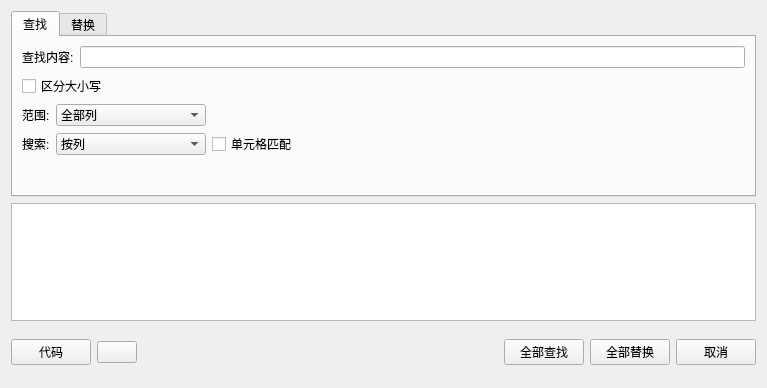
<?xml version="1.0" encoding="UTF-8"?>
<ui version="4.0">
 <class>Form</class>
 <widget class="QWidget" name="Form">
  <property name="geometry">
   <rect>
    <x>0</x>
    <y>0</y>
    <width>767</width>
    <height>388</height>
   </rect>
  </property>
  <property name="maximumSize">
   <size>
    <width>767</width>
    <height>16777215</height>
   </size>
  </property>
  <property name="windowTitle">
   <string>数据-查找和替换</string>
  </property>
  <layout class="QVBoxLayout" name="verticalLayout_13">
   <item>
    <widget class="QTabWidget" name="tabWidget">
     <property name="currentIndex">
      <number>0</number>
     </property>
     <widget class="QWidget" name="tab_3">
      <attribute name="title">
       <string>查找</string>
      </attribute>
      <layout class="QVBoxLayout" name="verticalLayout">
       <item>
        <layout class="QHBoxLayout" name="horizontalLayout_12">
         <item>
          <widget class="QLabel" name="label_3">
           <property name="text">
            <string>查找内容:</string>
           </property>
          </widget>
         </item>
         <item>
          <widget class="QLineEdit" name="lineEdit_find">
           <property name="minimumSize">
            <size>
             <width>150</width>
             <height>0</height>
            </size>
           </property>
          </widget>
         </item>
        </layout>
       </item>
       <item>
        <layout class="QHBoxLayout" name="horizontalLayout_13">
         <item>
          <widget class="QCheckBox" name="checkBox_find_case">
           <property name="text">
            <string>区分大小写</string>
           </property>
          </widget>
         </item>
         <item>
          <spacer name="horizontalSpacer_10">
           <property name="orientation">
            <enum>Qt::Horizontal</enum>
           </property>
           <property name="sizeHint" stdset="0">
            <size>
             <width>40</width>
             <height>20</height>
            </size>
           </property>
          </spacer>
         </item>
        </layout>
       </item>
       <item>
        <layout class="QHBoxLayout" name="horizontalLayout_11">
         <item>
          <widget class="QLabel" name="label_10">
           <property name="text">
            <string>范围:</string>
           </property>
          </widget>
         </item>
         <item>
          <widget class="QComboBox" name="comboBox_find_columns">
           <property name="minimumSize">
            <size>
             <width>150</width>
             <height>0</height>
            </size>
           </property>
           <item>
            <property name="text">
             <string>全部列</string>
            </property>
           </item>
          </widget>
         </item>
         <item>
          <spacer name="horizontalSpacer_9">
           <property name="orientation">
            <enum>Qt::Horizontal</enum>
           </property>
           <property name="sizeHint" stdset="0">
            <size>
             <width>40</width>
             <height>20</height>
            </size>
           </property>
          </spacer>
         </item>
        </layout>
       </item>
       <item>
        <layout class="QHBoxLayout" name="horizontalLayout_10">
         <item>
          <widget class="QLabel" name="label_9">
           <property name="text">
            <string>搜索:</string>
           </property>
          </widget>
         </item>
         <item>
          <widget class="QComboBox" name="comboBox_find_search">
           <property name="minimumSize">
            <size>
             <width>150</width>
             <height>0</height>
            </size>
           </property>
           <item>
            <property name="text">
             <string>按列</string>
            </property>
           </item>
           <item>
            <property name="text">
             <string>按行</string>
            </property>
           </item>
          </widget>
         </item>
         <item>
          <widget class="QCheckBox" name="checkBox_find_cell">
           <property name="text">
            <string>单元格匹配</string>
           </property>
          </widget>
         </item>
         <item>
          <spacer name="horizontalSpacer_7">
           <property name="orientation">
            <enum>Qt::Horizontal</enum>
           </property>
           <property name="sizeHint" stdset="0">
            <size>
             <width>40</width>
             <height>20</height>
            </size>
           </property>
          </spacer>
         </item>
        </layout>
       </item>
       <item>
        <spacer name="verticalSpacer">
         <property name="orientation">
          <enum>Qt::Vertical</enum>
         </property>
         <property name="sizeHint" stdset="0">
          <size>
           <width>20</width>
           <height>40</height>
          </size>
         </property>
        </spacer>
       </item>
      </layout>
     </widget>
     <widget class="QWidget" name="tab_2">
      <attribute name="title">
       <string>替换</string>
      </attribute>
      <layout class="QVBoxLayout" name="verticalLayout_6">
       <item>
        <layout class="QHBoxLayout" name="horizontalLayout_4">
         <item>
          <widget class="QLabel" name="label_2">
           <property name="text">
            <string>查找内容:</string>
           </property>
          </widget>
         </item>
         <item>
          <widget class="QLineEdit" name="lineEdit_replace_find">
           <property name="minimumSize">
            <size>
             <width>150</width>
             <height>0</height>
            </size>
           </property>
          </widget>
         </item>
        </layout>
       </item>
       <item>
        <layout class="QHBoxLayout" name="horizontalLayout_5">
         <item>
          <widget class="QLabel" name="label_5">
           <property name="text">
            <string>替换为:  </string>
           </property>
          </widget>
         </item>
         <item>
          <widget class="QLineEdit" name="lineEdit_replace">
           <property name="minimumSize">
            <size>
             <width>150</width>
             <height>0</height>
            </size>
           </property>
          </widget>
         </item>
        </layout>
       </item>
       <item>
        <layout class="QHBoxLayout" name="horizontalLayout_9">
         <item>
          <widget class="QCheckBox" name="checkBox_replace_case">
           <property name="text">
            <string>区分大小写</string>
           </property>
          </widget>
         </item>
         <item>
          <spacer name="horizontalSpacer_8">
           <property name="orientation">
            <enum>Qt::Horizontal</enum>
           </property>
           <property name="sizeHint" stdset="0">
            <size>
             <width>40</width>
             <height>20</height>
            </size>
           </property>
          </spacer>
         </item>
        </layout>
       </item>
       <item>
        <layout class="QHBoxLayout" name="horizontalLayout_6">
         <item>
          <widget class="QLabel" name="label_6">
           <property name="text">
            <string>范围:</string>
           </property>
          </widget>
         </item>
         <item>
          <widget class="QComboBox" name="comboBox_replace_columns">
           <property name="minimumSize">
            <size>
             <width>150</width>
             <height>0</height>
            </size>
           </property>
           <item>
            <property name="text">
             <string>全部列</string>
            </property>
           </item>
          </widget>
         </item>
         <item>
          <spacer name="horizontalSpacer_5">
           <property name="orientation">
            <enum>Qt::Horizontal</enum>
           </property>
           <property name="sizeHint" stdset="0">
            <size>
             <width>40</width>
             <height>20</height>
            </size>
           </property>
          </spacer>
         </item>
        </layout>
       </item>
       <item>
        <layout class="QHBoxLayout" name="horizontalLayout_7">
         <item>
          <widget class="QLabel" name="label_7">
           <property name="text">
            <string>搜索:</string>
           </property>
          </widget>
         </item>
         <item>
          <widget class="QComboBox" name="comboBox_replace_search">
           <property name="minimumSize">
            <size>
             <width>150</width>
             <height>0</height>
            </size>
           </property>
           <item>
            <property name="text">
             <string>按列</string>
            </property>
           </item>
           <item>
            <property name="text">
             <string>按行</string>
            </property>
           </item>
          </widget>
         </item>
         <item>
          <widget class="QCheckBox" name="checkBox_replace_cell">
           <property name="text">
            <string>单元格匹配</string>
           </property>
          </widget>
         </item>
         <item>
          <spacer name="horizontalSpacer_6">
           <property name="orientation">
            <enum>Qt::Horizontal</enum>
           </property>
           <property name="sizeHint" stdset="0">
            <size>
             <width>40</width>
             <height>20</height>
            </size>
           </property>
          </spacer>
         </item>
        </layout>
       </item>
       <item>
        <spacer name="verticalSpacer_2">
         <property name="orientation">
          <enum>Qt::Vertical</enum>
         </property>
         <property name="sizeHint" stdset="0">
          <size>
           <width>20</width>
           <height>40</height>
          </size>
         </property>
        </spacer>
       </item>
      </layout>
     </widget>
    </widget>
   </item>
   <item>
    <widget class="QTableWidget" name="tableWidget_dataset"/>
   </item>
   <item>
    <widget class="QWidget" name="widget_3" native="true">
     <property name="minimumSize">
      <size>
       <width>0</width>
       <height>50</height>
      </size>
     </property>
     <property name="maximumSize">
      <size>
       <width>16777215</width>
       <height>50</height>
      </size>
     </property>
     <layout class="QVBoxLayout" name="verticalLayout_5">
      <property name="leftMargin">
       <number>0</number>
      </property>
      <property name="topMargin">
       <number>0</number>
      </property>
      <property name="rightMargin">
       <number>0</number>
      </property>
      <property name="bottomMargin">
       <number>0</number>
      </property>
      <item>
       <layout class="QHBoxLayout" name="horizontalLayout_3">
        <item>
         <widget class="QPushButton" name="pushButton_code">
          <property name="text">
           <string>代码</string>
          </property>
         </widget>
        </item>
        <item>
         <widget class="QPushButton" name="pushButton_help">
          <property name="text">
           <string/>
          </property>
          <property name="icon">
           <iconset resource="../pyqtsource.qrc">
            <normaloff>:/pyqt/source/images/lc_helpindex.png</normaloff>:/pyqt/source/images/lc_helpindex.png</iconset>
          </property>
         </widget>
        </item>
        <item>
         <spacer name="horizontalSpacer">
          <property name="orientation">
           <enum>Qt::Horizontal</enum>
          </property>
          <property name="sizeHint" stdset="0">
           <size>
            <width>40</width>
            <height>20</height>
           </size>
          </property>
         </spacer>
        </item>
        <item>
         <widget class="QPushButton" name="pushButton_find">
          <property name="text">
           <string>全部查找</string>
          </property>
         </widget>
        </item>
        <item>
         <widget class="QPushButton" name="pushButton_replace">
          <property name="text">
           <string>全部替换</string>
          </property>
         </widget>
        </item>
        <item>
         <widget class="QPushButton" name="pushButton_cancel">
          <property name="text">
           <string>取消</string>
          </property>
         </widget>
        </item>
       </layout>
      </item>
     </layout>
    </widget>
   </item>
  </layout>
 </widget>
 <resources>
  <include location="../pyqtsource.qrc"/>
 </resources>
 <connections/>
</ui>
